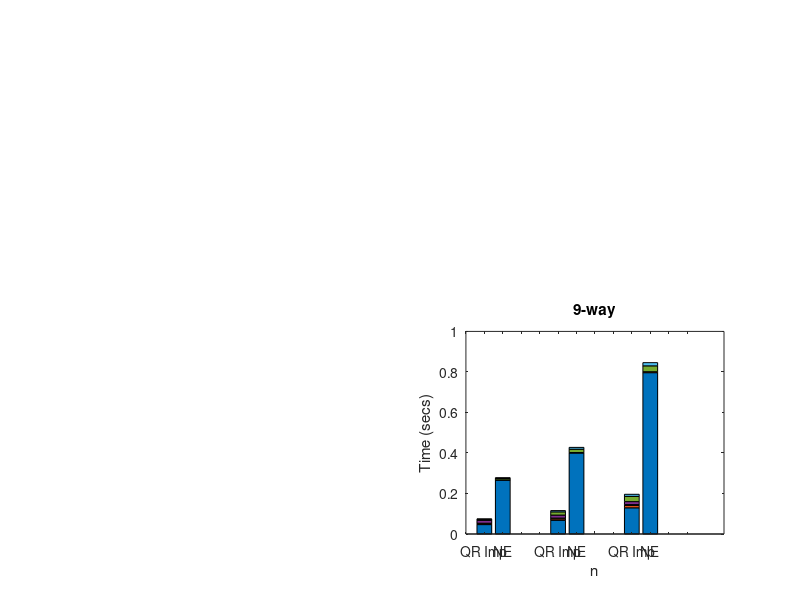

Reproduce this figure in MATLAB. (Note: this script raises an error after producing the figure.)


clear 
load('kt_data.mat','kt_data')
%% plot data
%% 9-way 
figure,
subplot(2,2,4)


bar(kt_data.sdata9,'stacked')
title('9-way')
a = gca;

xlabel('n')
ylabel('Time (secs)')
%ylim([0 430])
xticks([0:12])
xticklabels({'','QR Imp','NE','','','QR Imp','NE','','','QR Imp','NE',''})
% text(2.5,55,num2str(round(ratios.N5(1),1)),'fontsize',14)
% text(7.5,80,num2str(round(ratios.N5(2),1)),'fontsize',14)
% text(12.5,305,num2str(round(ratios.N5(3),1)),'fontsize',14)
a.XRuler.TickLabelGapOffset = 15;   
a.YRuler.TickLabelGapOffset = 15;
v = -0.06;
text(1,v,'10000','fontsize',12)
text(5,v,'15000','fontsize',12)
text(9,v,'30000','fontsize',12)






       
%% 7-way      

subplot(2,2,3)


bar(kt_data.sdata7,'stacked')
title('7-way')
a = gca;

xlabel('n')
ylabel('Time (secs)')
%ylim([0 430])
xticks([0:12])
xticklabels({'','QR Imp','NE','QR Exp','','QR Imp','NE','QR Exp','','QR Imp','NE','QR Exp'})
% text(2.5,55,num2str(round(ratios.N5(1),1)),'fontsize',14)
% text(7.5,80,num2str(round(ratios.N5(2),1)),'fontsize',14)
% text(12.5,305,num2str(round(ratios.N5(3),1)),'fontsize',14)
a.XRuler.TickLabelGapOffset = 15;   
a.YRuler.TickLabelGapOffset = 15;
v = -0.05;
text(1,v,'10000','fontsize',12)
text(5,v,'15000','fontsize',12)
text(9,v,'30000','fontsize',12)


%% 3-way
subplot(2,2,1)




bar(kt_data.sdata3,'stacked')
title('3-way')
a = gca;

xlabel('n')
ylabel('Time (secs)')
%ylim([0 430])
xticks([0:12])
xticklabels({'','QR Imp','NE','QR Exp','','QR Imp','NE','QR Exp','','QR Imp','NE','QR Exp'})
% text(2.5,55,num2str(round(ratios.N5(1),1)),'fontsize',14)
% text(7.5,80,num2str(round(ratios.N5(2),1)),'fontsize',14)
% text(12.5,305,num2str(round(ratios.N5(3),1)),'fontsize',14)
a.XRuler.TickLabelGapOffset = 15;   
a.YRuler.TickLabelGapOffset = 15;
v = -0.0005;
text(1,v,'10000','fontsize',12)
text(5,v,'15000','fontsize',12)
text(9,v,'30000','fontsize',12)
l = legend('MTTKRP/TTM','Gram/QR','Pairwise QR','Apply Pairwise QR','Other');
l.FontSize = 5;

l.Location = 'best';




%% 5-way
subplot(2,2,2)




bar(kt_data.sdata5,'stacked')
title('5-way')
a = gca;

xlabel('n')
ylabel('Time (secs)')
%ylim([0 430])
xticks([0:12])
xticklabels({'','QR Imp','NE','QR Exp','','QR Imp','NE','QR Exp','','QR Imp','NE','QR Exp'})

a.XRuler.TickLabelGapOffset = 15;   
a.YRuler.TickLabelGapOffset = 15;
v = -0.002;
text(1,v,'10000','fontsize',12)
text(5,v,'15000','fontsize',12)
text(9,v,'30000','fontsize',12)
set(gcf,'Units','inches');
screenposition = get(gcf,'Position');
set(gcf,...
    'PaperPosition',[0 0 screenposition(3:4)],...
    'PaperSize',[screenposition(3:4)]);

saveas(gcf,'Fig_kt.pdf')
%%


